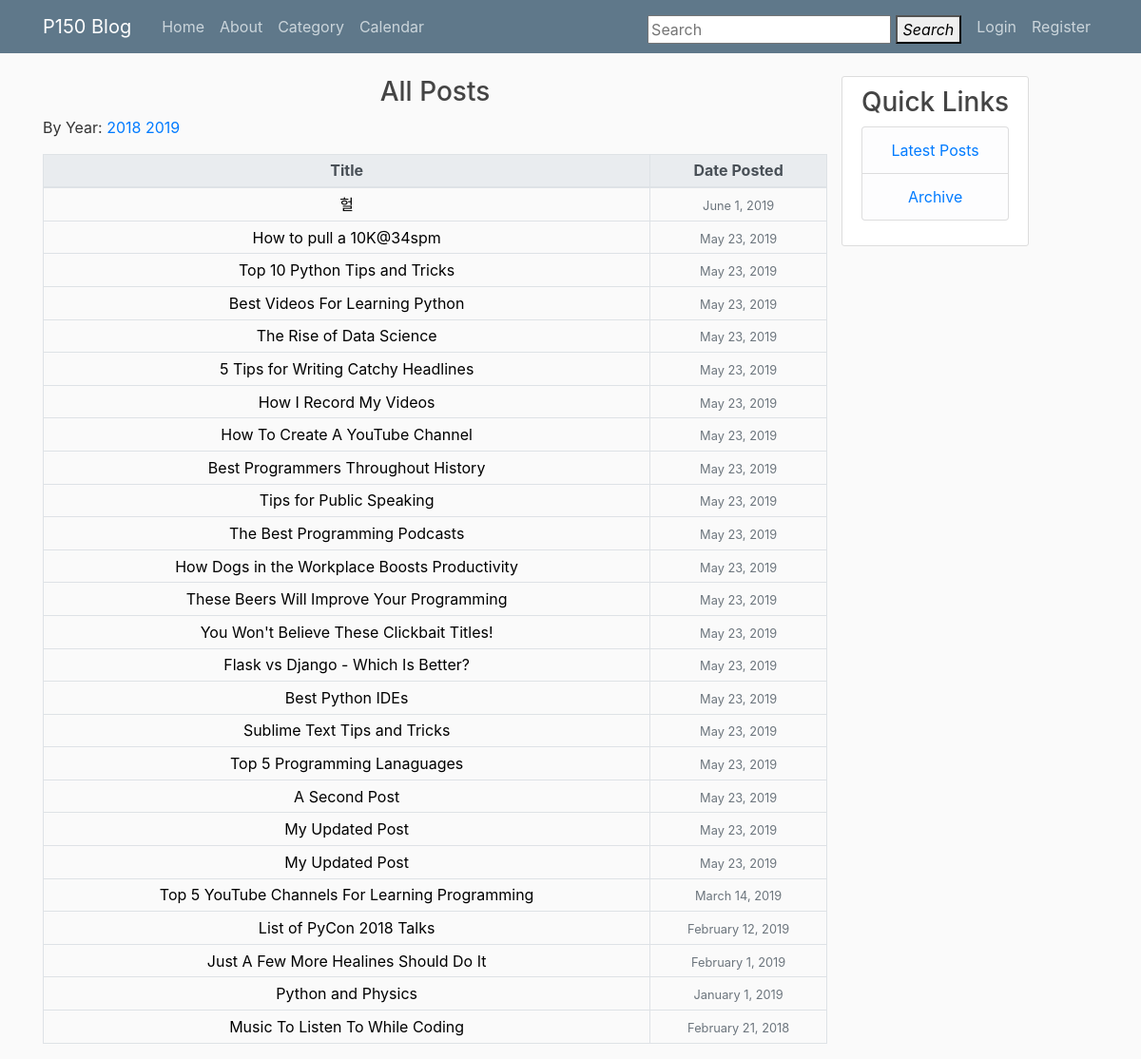
Page /archive/ on the committed database.
### blog/models.py (models this page shows, shortened)
class Post(models.Model):
    title = models.CharField(max_length=100)
    content = RichTextUploadingField(config_name='default')
    date_posted = models.DateTimeField(default=timezone.now)
    author = models.ForeignKey(User, on_delete=models.CASCADE)
    category = models.ForeignKey(Category, on_delete=models.PROTECT, null=True,
                                blank=True)

### blog/views.py (the view)
# urls.py: path('archive/', PostArchiveIndexView.as_view(), name='archive-index'),
class PostArchiveIndexView(ArchiveIndexView):
    model = Post
    date_field = "date_posted"

### blog/templates/blog/post_archive.html
{% extends 'blog/base.html' %}
{% block content %}
	<h3 class="text-center">All Posts</h3>
	<p>
		By Year:
		{% for date in date_list.reverse %}
			<a href="{% url 'archive-year' date.year %}">{{ date|date:"Y" }}</a>
		{% endfor %}
	</p>
	<table class="table table-hover table-sm table-bordered" id="override-table">
		<thead class="thead-light text-center">
			<tr>
				<th>Title</th>
				<th>Date Posted</th>
			</tr>
		</thead>
		{% for post in latest %}
		<tr>
			<td class="text-center">
				<a href="{% url 'post-detail' post.id %}" id="archive-link">
					{{ post.title }}
				</a>
			</td>
			<td class="text-center">
				<small class="text-muted text-right">{{ post.date_posted|date:"F j, Y" }}</small>
			</td>
		</tr>
		{% endfor %}
	</table>
{% endblock %}

### blog/static/blog/main.css (style rules this page uses)
body { background: #fafafa; color: #333333; margin-top: 5rem; }
h1, h2, h3, h4, h5, h6 { color: #444444; }
#archive-link { color: black; }
#override-table { border: 1px solid black; }

### rows in the picture
Post: title "헐", date_posted "June 1, 2019"
Post: title "How to pull a 10K@34spm", date_posted "May 23, 2019"
Post: title "Top 10 Python Tips and Tricks", date_posted "May 23, 2019"
Post: title "Best Videos For Learning Python", date_posted "May 23, 2019"
Post: title "The Rise of Data Science", date_posted "May 23, 2019"
Post: title "5 Tips for Writing Catchy Headlines", date_posted "May 23, 2019"
Post: title "How I Record My Videos", date_posted "May 23, 2019"
Post: title "How To Create A YouTube Channel", date_posted "May 23, 2019"
Post: title "Best Programmers Throughout History", date_posted "May 23, 2019"
Post: title "Tips for Public Speaking", date_posted "May 23, 2019"
Post: title "The Best Programming Podcasts", date_posted "May 23, 2019"
Post: title "How Dogs in the Workplace Boosts Productivity", date_posted "May 23, 2019"
Post: title "These Beers Will Improve Your Programming", date_posted "May 23, 2019"
Post: title "You Won't Believe These Clickbait Titles!", date_posted "May 23, 2019"
Post: title "Flask vs Django - Which Is Better?", date_posted "May 23, 2019"
Post: title "Best Python IDEs", date_posted "May 23, 2019"
Post: title "Sublime Text Tips and Tricks", date_posted "May 23, 2019"
Post: title "Top 5 Programming Lanaguages", date_posted "May 23, 2019"
Post: title "A Second Post", date_posted "May 23, 2019"
Post: title "My Updated Post", date_posted "May 23, 2019"
Post: title "My Updated Post", date_posted "May 23, 2019"
Post: title "Top 5 YouTube Channels For Learning Programming", date_posted "March 14, 2019"
Post: title "List of PyCon 2018 Talks", date_posted "February 12, 2019"
Post: title "Just A Few More Healines Should Do It", date_posted "February 1, 2019"
Post: title "Python and Physics", date_posted "January 1, 2019"
Post: title "Music To Listen To While Coding", date_posted "February 21, 2018"

### other values in the picture
{{ date|date:"Y" }} "2018" "2019"
